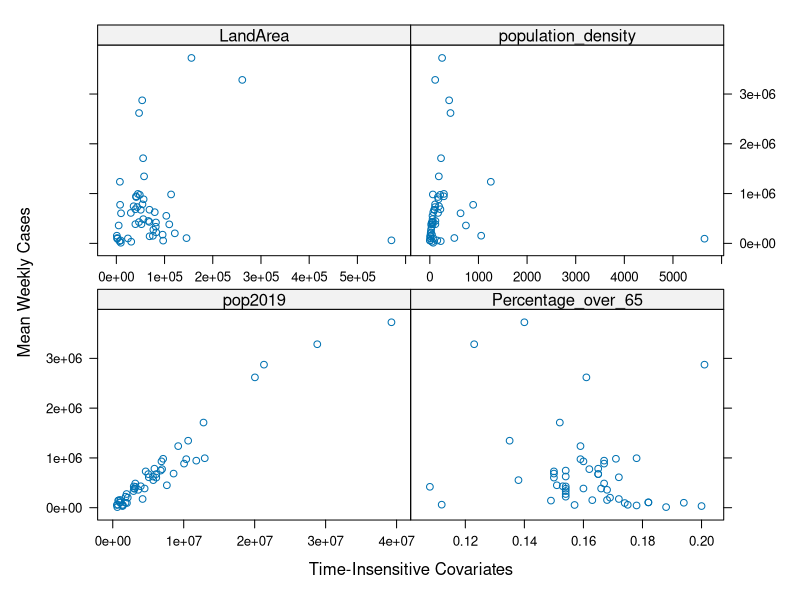
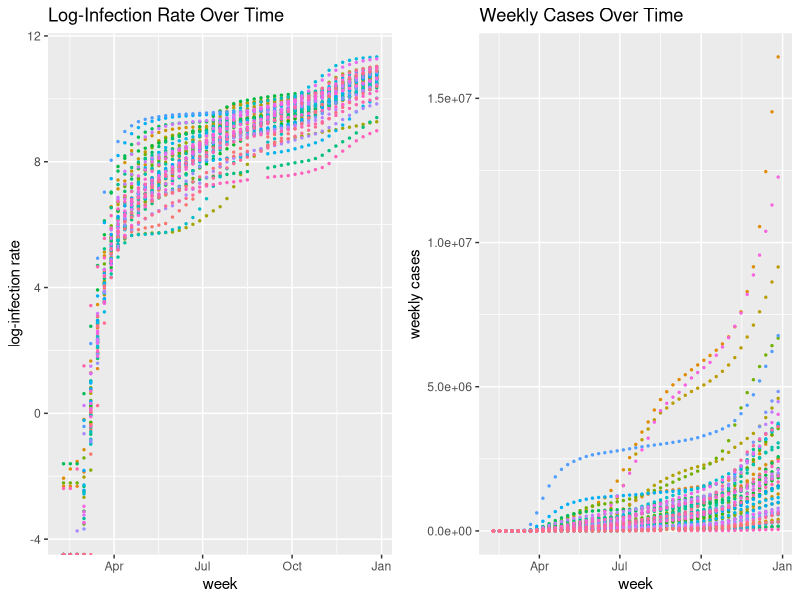
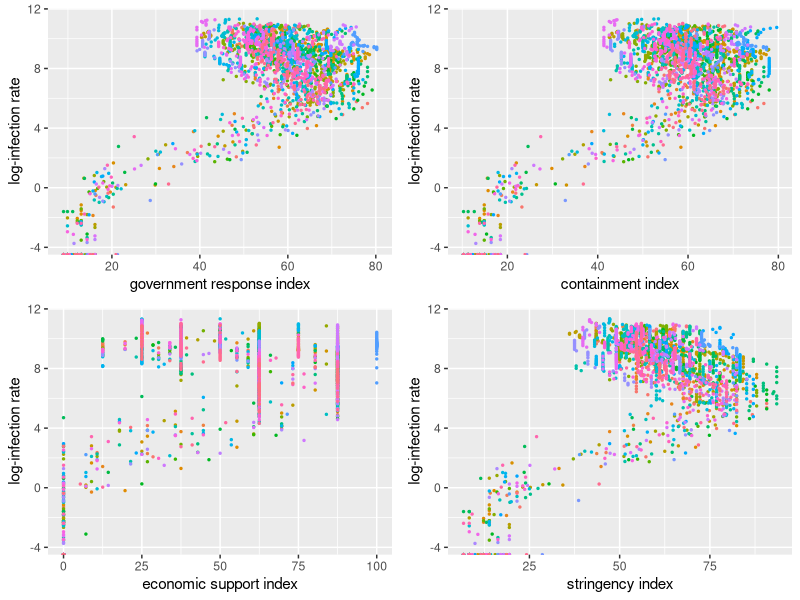
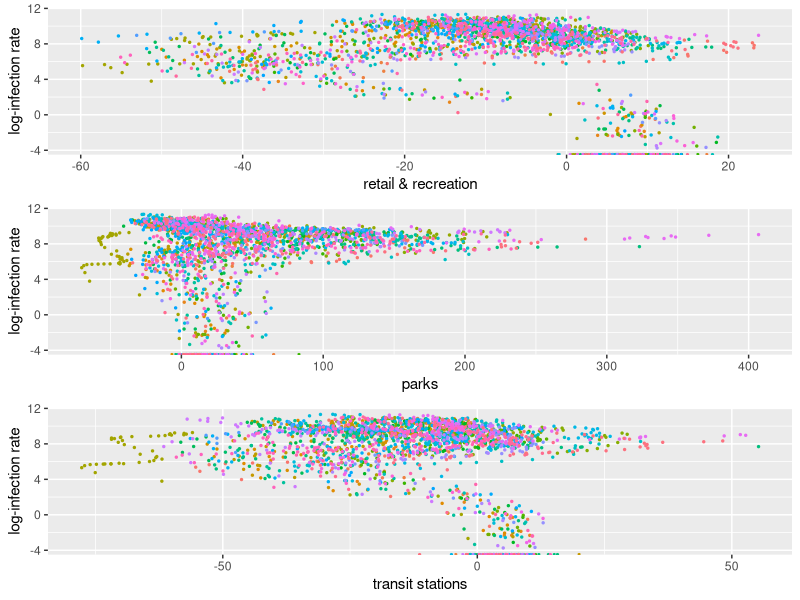

The R script that drew these images, in order:
## ---- chunk 1
knitr::opts_chunk$set(echo = TRUE)
## ---- chunk 2
library(readr)
library(tidyverse)
dat <- read_csv("./covid_working_data.csv")
head(dat)
str(dat)
library(ggplot2)
library(ggpubr)
## ---- chunk 3
dat$state <- state.abb[match(dat$state,state.name)]
# infection rate w.r.t. time for each state
p1 <- dat %>% drop_na() %>% 
  group_by(state) %>% 
  ggplot(aes(x = week_start, y = log(infection_rate), col = state)) + 
  geom_point(size = 0.5) + 
  ggtitle("Log-Infection Rate Over Time") + 
  xlab("week") +
  ylab("log-infection rate")
# weekly cases w.r.t. time for each state
p2 <- dat %>% drop_na() %>% 
    group_by(state) %>% 
    ggplot(aes(x = week_start, y = weekly_cases, col = state)) + 
    geom_point(size = 0.5) + 
    ggtitle("Weekly Cases Over Time") + 
    xlab("week") +
    ylab("weekly cases")
p <- ggarrange(p1, p2, ncol = 2, legend = "none", common.legend = TRUE)
ggsave(filename = "response_dist.png",p)

# time-invariant data
cons.dat <- dat %>% 
  dplyr::select(state, pop2019, Percentage_over_65, LandArea, population_density, weekly_cases) %>% 
  group_by(state) %>%
  summarise(mean_weekly_cases = mean(weekly_cases),
            pop2019 = mean(pop2019),
            Percentage_over_65 = mean(Percentage_over_65),
            LandArea = mean(LandArea),
            population_density = mean(population_density))

library(caret)
featurePlot(x = cons.dat[, 3:6],
            y = cons.dat$mean_weekly_cases,
            plot = "scatter",
            auto.key = list(columns = 2),
            labels = c("Time-Insensitive Covariates", "Mean Weekly Cases"))
# 
# # time sensitive
# dat1 <- dat %>% na.omit() %>% mutate(log_inf = log(infection_rate))
# featurePlot(x = dat1[, 3:6],
#             y = cons.dat$mean_weekly_cases,
#             plot = "scatter",
#             auto.key = list(columns = 2),
#             labels = c("Time-Insensitive Covariates", "Mean Weekly Cases"))
## ---- chunk 4
dat1 <- dat %>% drop_na() %>% mutate(log_inf = log(infection_rate))
# time-sensitive data; government response
q1 <- dat1 %>% ggplot(aes(x = government_response_index, y = log_inf, col = state)) + geom_point(size = 0.5) + xlab("government response index") + ylab("log-infection rate")
q2 <- dat1 %>% ggplot(aes(x =  containment_index, y = log_inf, col = state)) + geom_point(size = 0.5) + xlab("containment index") + ylab("log-infection rate")
q3 <- dat1 %>% ggplot(aes(x = economic_support_index, y = log_inf, col = state)) + geom_point(size = 0.5) + xlab("economic support index") + ylab("log-infection rate")
q4 <- dat1 %>% ggplot(aes(x =  stringency_index, y = log_inf, col = state)) + geom_point(size = 0.5) + xlab("stringency index") + ylab("log-infection rate")
q <- ggarrange(q1, q2, q3, q4, 
          ncol=2,
          nrow=2, 
          legend = "none")
ggsave(filename="gov.resp.png", q)

# mobility changes
w1 <- dat1 %>% ggplot(aes(x = retail_and_recreation_percent_change_from_baseline, y = log_inf, col = state)) + geom_point(size = 0.5) + xlab("retail & recreation") + ylab("log-infection rate")
w2 <- dat1 %>% ggplot(aes(x = parks_percent_change_from_baseline, y = log_inf, col = state)) + geom_point(size = 0.5) + xlab("parks") + ylab("log-infection rate")
w3 <- dat1 %>% ggplot(aes(x = transit_stations_percent_change_from_baseline, y = log_inf, col = state)) + geom_point(size = 0.5) + xlab("transit stations") + ylab("log-infection rate")
w <- ggarrange(w1, w2, w3, 
               ncol=1,
               nrow=3,
               legend = "none")
ggsave(filename="mob.change.png", w)
